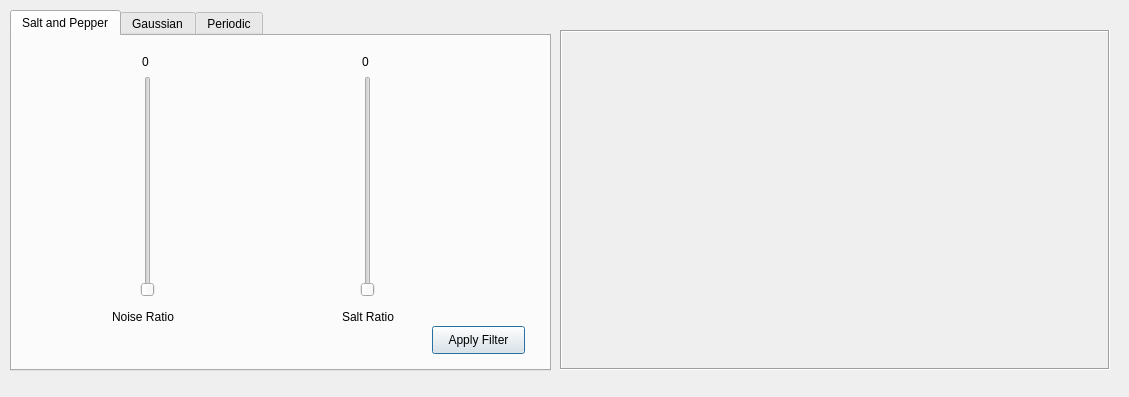
<?xml version="1.0" encoding="UTF-8"?>
<ui version="4.0">
 <class>noiseAddDialog</class>
 <widget class="QDialog" name="noiseAddDialog">
  <property name="geometry">
   <rect>
    <x>0</x>
    <y>0</y>
    <width>1129</width>
    <height>397</height>
   </rect>
  </property>
  <property name="windowTitle">
   <string>Add Noise</string>
  </property>
  <widget class="QTabWidget" name="tabs">
   <property name="geometry">
    <rect>
     <x>10</x>
     <y>10</y>
     <width>541</width>
     <height>361</height>
    </rect>
   </property>
   <property name="whatsThis">
    <string>&lt;html&gt;&lt;head/&gt;&lt;body&gt;&lt;p&gt;this is tab1&lt;/p&gt;&lt;p&gt;&lt;br/&gt;&lt;/p&gt;&lt;/body&gt;&lt;/html&gt;</string>
   </property>
   <property name="currentIndex">
    <number>0</number>
   </property>
   <widget class="QWidget" name="tab">
    <attribute name="title">
     <string>Salt and Pepper</string>
    </attribute>
    <widget class="QSlider" name="slider2">
     <property name="geometry">
      <rect>
       <x>340</x>
       <y>40</y>
       <width>31</width>
       <height>221</height>
      </rect>
     </property>
     <property name="minimum">
      <number>0</number>
     </property>
     <property name="maximum">
      <number>100</number>
     </property>
     <property name="singleStep">
      <number>1</number>
     </property>
     <property name="value">
      <number>0</number>
     </property>
     <property name="tracking">
      <bool>true</bool>
     </property>
     <property name="orientation">
      <enum>Qt::Vertical</enum>
     </property>
    </widget>
    <widget class="QLabel" name="slider2_counter">
     <property name="geometry">
      <rect>
       <x>350</x>
       <y>10</y>
       <width>31</width>
       <height>31</height>
      </rect>
     </property>
     <property name="text">
      <string>0</string>
     </property>
     <property name="textFormat">
      <enum>Qt::AutoText</enum>
     </property>
    </widget>
    <widget class="QPushButton" name="apply_button">
     <property name="enabled">
      <bool>true</bool>
     </property>
     <property name="geometry">
      <rect>
       <x>420</x>
       <y>290</y>
       <width>93</width>
       <height>28</height>
      </rect>
     </property>
     <property name="text">
      <string>Apply Filter</string>
     </property>
    </widget>
    <widget class="QLabel" name="label_3">
     <property name="geometry">
      <rect>
       <x>330</x>
       <y>270</y>
       <width>71</width>
       <height>21</height>
      </rect>
     </property>
     <property name="text">
      <string>Salt Ratio</string>
     </property>
     <property name="textFormat">
      <enum>Qt::AutoText</enum>
     </property>
    </widget>
    <widget class="QLabel" name="slider1_counter">
     <property name="geometry">
      <rect>
       <x>130</x>
       <y>10</y>
       <width>31</width>
       <height>31</height>
      </rect>
     </property>
     <property name="text">
      <string>0</string>
     </property>
     <property name="textFormat">
      <enum>Qt::AutoText</enum>
     </property>
    </widget>
    <widget class="QSlider" name="slider1">
     <property name="geometry">
      <rect>
       <x>120</x>
       <y>40</y>
       <width>31</width>
       <height>221</height>
      </rect>
     </property>
     <property name="minimum">
      <number>0</number>
     </property>
     <property name="maximum">
      <number>100</number>
     </property>
     <property name="singleStep">
      <number>1</number>
     </property>
     <property name="value">
      <number>0</number>
     </property>
     <property name="tracking">
      <bool>true</bool>
     </property>
     <property name="orientation">
      <enum>Qt::Vertical</enum>
     </property>
    </widget>
    <widget class="QLabel" name="label_4">
     <property name="geometry">
      <rect>
       <x>100</x>
       <y>270</y>
       <width>71</width>
       <height>21</height>
      </rect>
     </property>
     <property name="text">
      <string>Noise Ratio</string>
     </property>
     <property name="textFormat">
      <enum>Qt::AutoText</enum>
     </property>
    </widget>
   </widget>
   <widget class="QWidget" name="tab_2">
    <attribute name="title">
     <string>Gaussian</string>
    </attribute>
    <widget class="QLabel" name="slider3_counter">
     <property name="geometry">
      <rect>
       <x>130</x>
       <y>10</y>
       <width>31</width>
       <height>31</height>
      </rect>
     </property>
     <property name="text">
      <string>0</string>
     </property>
     <property name="textFormat">
      <enum>Qt::AutoText</enum>
     </property>
    </widget>
    <widget class="QPushButton" name="apply_button_1">
     <property name="enabled">
      <bool>true</bool>
     </property>
     <property name="geometry">
      <rect>
       <x>420</x>
       <y>290</y>
       <width>93</width>
       <height>28</height>
      </rect>
     </property>
     <property name="text">
      <string>Apply Filter</string>
     </property>
    </widget>
    <widget class="QSlider" name="slider3">
     <property name="geometry">
      <rect>
       <x>120</x>
       <y>40</y>
       <width>31</width>
       <height>221</height>
      </rect>
     </property>
     <property name="minimum">
      <number>0</number>
     </property>
     <property name="maximum">
      <number>100</number>
     </property>
     <property name="singleStep">
      <number>1</number>
     </property>
     <property name="tracking">
      <bool>true</bool>
     </property>
     <property name="orientation">
      <enum>Qt::Vertical</enum>
     </property>
    </widget>
    <widget class="QLabel" name="label_9">
     <property name="geometry">
      <rect>
       <x>120</x>
       <y>270</y>
       <width>71</width>
       <height>21</height>
      </rect>
     </property>
     <property name="text">
      <string>Mean</string>
     </property>
     <property name="textFormat">
      <enum>Qt::AutoText</enum>
     </property>
    </widget>
    <widget class="QSlider" name="slider4">
     <property name="geometry">
      <rect>
       <x>340</x>
       <y>40</y>
       <width>31</width>
       <height>221</height>
      </rect>
     </property>
     <property name="minimum">
      <number>0</number>
     </property>
     <property name="maximum">
      <number>1000</number>
     </property>
     <property name="singleStep">
      <number>1</number>
     </property>
     <property name="tracking">
      <bool>true</bool>
     </property>
     <property name="orientation">
      <enum>Qt::Vertical</enum>
     </property>
    </widget>
    <widget class="QLabel" name="label_10">
     <property name="geometry">
      <rect>
       <x>330</x>
       <y>270</y>
       <width>71</width>
       <height>21</height>
      </rect>
     </property>
     <property name="text">
      <string>Variance</string>
     </property>
     <property name="textFormat">
      <enum>Qt::AutoText</enum>
     </property>
    </widget>
    <widget class="QLabel" name="slider4_counter">
     <property name="geometry">
      <rect>
       <x>350</x>
       <y>10</y>
       <width>31</width>
       <height>31</height>
      </rect>
     </property>
     <property name="text">
      <string>0</string>
     </property>
     <property name="textFormat">
      <enum>Qt::AutoText</enum>
     </property>
    </widget>
   </widget>
   <widget class="QWidget" name="tab_3">
    <attribute name="title">
     <string>Periodic</string>
    </attribute>
    <widget class="QLabel" name="slider5_counter">
     <property name="geometry">
      <rect>
       <x>90</x>
       <y>30</y>
       <width>31</width>
       <height>31</height>
      </rect>
     </property>
     <property name="text">
      <string>0</string>
     </property>
     <property name="textFormat">
      <enum>Qt::AutoText</enum>
     </property>
    </widget>
    <widget class="QLabel" name="label_11">
     <property name="geometry">
      <rect>
       <x>70</x>
       <y>290</y>
       <width>71</width>
       <height>21</height>
      </rect>
     </property>
     <property name="text">
      <string>Amplitude</string>
     </property>
     <property name="textFormat">
      <enum>Qt::AutoText</enum>
     </property>
    </widget>
    <widget class="QPushButton" name="apply_button_2">
     <property name="enabled">
      <bool>true</bool>
     </property>
     <property name="geometry">
      <rect>
       <x>420</x>
       <y>290</y>
       <width>93</width>
       <height>28</height>
      </rect>
     </property>
     <property name="text">
      <string>Apply Filter</string>
     </property>
    </widget>
    <widget class="QSlider" name="slider5">
     <property name="geometry">
      <rect>
       <x>80</x>
       <y>60</y>
       <width>31</width>
       <height>221</height>
      </rect>
     </property>
     <property name="minimum">
      <number>0</number>
     </property>
     <property name="maximum">
      <number>1000</number>
     </property>
     <property name="singleStep">
      <number>1</number>
     </property>
     <property name="tracking">
      <bool>true</bool>
     </property>
     <property name="orientation">
      <enum>Qt::Vertical</enum>
     </property>
    </widget>
    <widget class="QLabel" name="slider6_counter">
     <property name="geometry">
      <rect>
       <x>150</x>
       <y>30</y>
       <width>31</width>
       <height>31</height>
      </rect>
     </property>
     <property name="text">
      <string>0</string>
     </property>
     <property name="textFormat">
      <enum>Qt::AutoText</enum>
     </property>
    </widget>
    <widget class="QLabel" name="label_12">
     <property name="geometry">
      <rect>
       <x>140</x>
       <y>290</y>
       <width>71</width>
       <height>21</height>
      </rect>
     </property>
     <property name="text">
      <string>Theta 1</string>
     </property>
     <property name="textFormat">
      <enum>Qt::AutoText</enum>
     </property>
    </widget>
    <widget class="QSlider" name="slider6">
     <property name="geometry">
      <rect>
       <x>140</x>
       <y>60</y>
       <width>31</width>
       <height>221</height>
      </rect>
     </property>
     <property name="minimum">
      <number>0</number>
     </property>
     <property name="maximum">
      <number>1000</number>
     </property>
     <property name="singleStep">
      <number>1</number>
     </property>
     <property name="tracking">
      <bool>true</bool>
     </property>
     <property name="orientation">
      <enum>Qt::Vertical</enum>
     </property>
    </widget>
    <widget class="QLabel" name="label_13">
     <property name="geometry">
      <rect>
       <x>200</x>
       <y>290</y>
       <width>71</width>
       <height>21</height>
      </rect>
     </property>
     <property name="text">
      <string>Theta 2</string>
     </property>
     <property name="textFormat">
      <enum>Qt::AutoText</enum>
     </property>
    </widget>
    <widget class="QSlider" name="slider7">
     <property name="geometry">
      <rect>
       <x>200</x>
       <y>60</y>
       <width>31</width>
       <height>221</height>
      </rect>
     </property>
     <property name="minimum">
      <number>0</number>
     </property>
     <property name="maximum">
      <number>1000</number>
     </property>
     <property name="singleStep">
      <number>1</number>
     </property>
     <property name="tracking">
      <bool>true</bool>
     </property>
     <property name="orientation">
      <enum>Qt::Vertical</enum>
     </property>
    </widget>
    <widget class="QLabel" name="slider7_counter">
     <property name="geometry">
      <rect>
       <x>210</x>
       <y>30</y>
       <width>31</width>
       <height>31</height>
      </rect>
     </property>
     <property name="text">
      <string>0</string>
     </property>
     <property name="textFormat">
      <enum>Qt::AutoText</enum>
     </property>
    </widget>
    <widget class="QLabel" name="label_14">
     <property name="geometry">
      <rect>
       <x>260</x>
       <y>290</y>
       <width>51</width>
       <height>21</height>
      </rect>
     </property>
     <property name="text">
      <string>Period</string>
     </property>
     <property name="textFormat">
      <enum>Qt::AutoText</enum>
     </property>
    </widget>
    <widget class="QLabel" name="slider8_counter">
     <property name="geometry">
      <rect>
       <x>270</x>
       <y>30</y>
       <width>31</width>
       <height>31</height>
      </rect>
     </property>
     <property name="text">
      <string>1</string>
     </property>
     <property name="textFormat">
      <enum>Qt::AutoText</enum>
     </property>
    </widget>
    <widget class="QSlider" name="slider8">
     <property name="geometry">
      <rect>
       <x>260</x>
       <y>60</y>
       <width>31</width>
       <height>221</height>
      </rect>
     </property>
     <property name="minimum">
      <number>1</number>
     </property>
     <property name="maximum">
      <number>1000</number>
     </property>
     <property name="singleStep">
      <number>1</number>
     </property>
     <property name="tracking">
      <bool>true</bool>
     </property>
     <property name="orientation">
      <enum>Qt::Vertical</enum>
     </property>
    </widget>
   </widget>
  </widget>
  <widget class="QLabel" name="image_label">
   <property name="geometry">
    <rect>
     <x>560</x>
     <y>30</y>
     <width>550</width>
     <height>340</height>
    </rect>
   </property>
   <property name="frameShape">
    <enum>QFrame::Box</enum>
   </property>
   <property name="frameShadow">
    <enum>QFrame::Sunken</enum>
   </property>
   <property name="text">
    <string/>
   </property>
   <property name="alignment">
    <set>Qt::AlignCenter</set>
   </property>
  </widget>
 </widget>
 <resources/>
 <connections/>
</ui>
